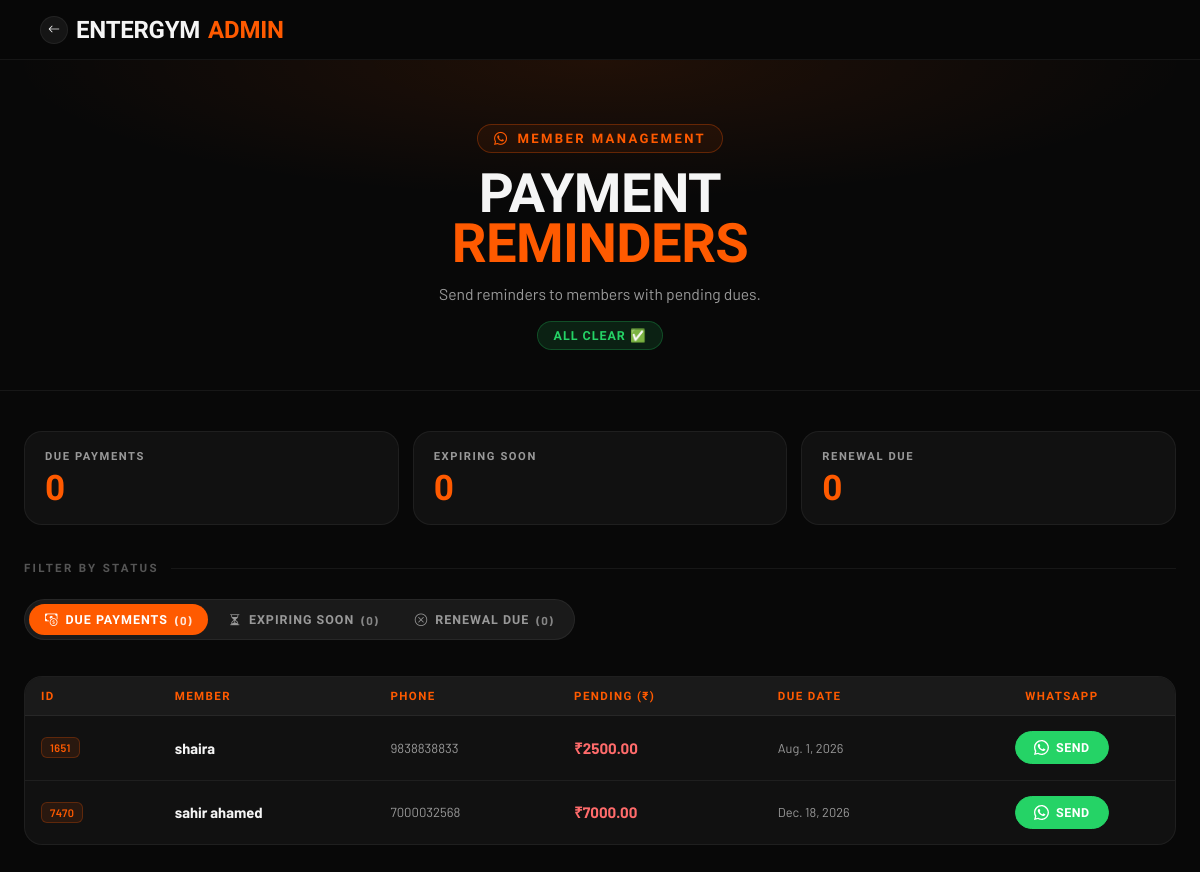
The page /admin-tools/whatsapp/ (signed in) on the database as committed earlier.
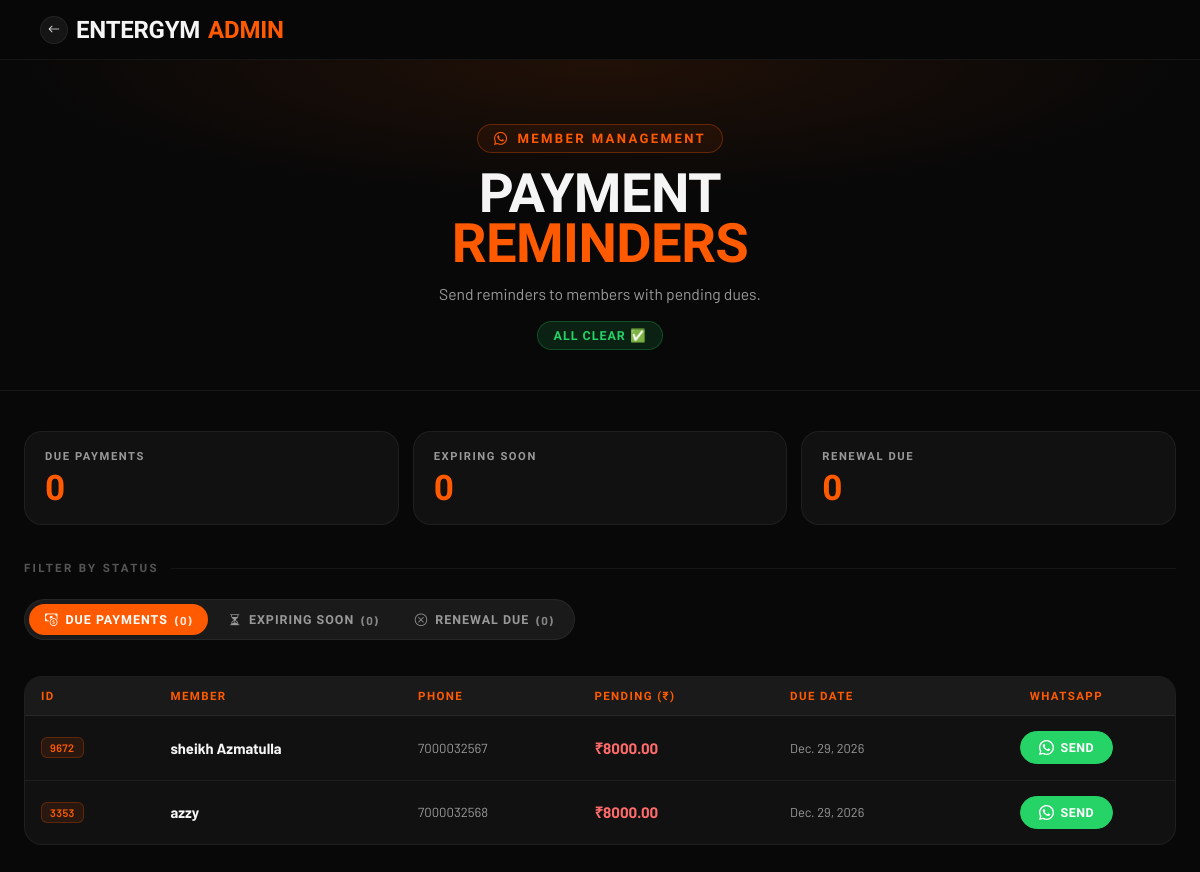
The same page on the database as committed later.
### AuthFit/models.py (models this page shows, shortened)
class Enrollment(models.Model):
    gym = models.ForeignKey(Gym, on_delete=models.CASCADE, db_index=True)
    objects = GymManager()
    GENDER_CHOICES = [('M', 'Male'), ('F', 'Female')]
    PAYMENT = [("Done", 'Done'), ("Pending", 'Pending')]
    METHOD = [('C', 'CASH'), ('U', 'UPI'), ('B', 'UPI + CASH')]
    SOURCE_CHOICES = [
        ("OWNER", "Owner"),
        ("MEMBER", "Member"),
    ]
    unique_id = models.CharField(max_length=10, editable=False, db_index=True)
    user = models.ForeignKey(
        User, on_delete=models.CASCADE, null=True, blank=True
    )
    profile_completed = models.BooleanField(default=False)
    source = models.CharField(max_length=10, choices=SOURCE_CHOICES, default="OWNER")
    fullname = models.CharField(max_length=25)
    email = models.EmailField(blank=True ,null=True)          # blank allowed — owner won't fill this
    gender = models.CharField(max_length=1, choices=GENDER_CHOICES, blank=True ,null=True)
    phone = models.CharField(max_length=10, db_index=True)   # primary lookup field now
    address = models.TextField(blank=True)
    reference = models.CharField(max_length=30, null=True, blank=True)
    selectPlan = models.ForeignKey(MembershipPlan, on_delete=models.CASCADE)
    trainer = models.ForeignKey(
        Trainer, on_delete=models.SET_NULL, null=True, blank=True
    )
    Amount = models.DecimalField(max_digits=10, decimal_places=2)
    paidAmount = models.DecimalField(default=0,max_digits=10,decimal_places=2,null=False)
    paymentDate = models.DateField(blank=True, null=True)
    paymentMethod = models.CharField(
        max_length=1, choices=METHOD, blank=True, null=True
    )
    pendingAmount = models.DecimalField(default=0,max_digits=10,decimal_places=2)
    pendingpaymentMethod = models.CharField(
        max_length=1, choices=METHOD, blank=True, null=True
    )
    pendingpaymentDate =  models.DateField(blank=True, null=True)
    paymentStatus = models.CharField(
        max_length=10, choices=PAYMENT, default="Pending"
    )
    last_expiry_notif_sent = models.DateField(null=True, blank=True)
    initial_invoice_generated = models.BooleanField(
        default=False,
        help_text="Set once the up-front payment collected during Quick Enrollment "
                "has been converted into a Payment + Invoice.",
    )
    doj = models.DateField(auto_now_add=True)
    DueDate = models.DateField(blank=True, null=True,db_index=True)
    created_at = models.DateTimeField(auto_now_add=True)
    is_active = models.BooleanField(default=True, db_index=True)
    face_enrolled = models.BooleanField(default=False)
    face_image = CloudinaryField('image', null=True, blank=True)
    face_embeddings = models.JSONField(default=list, blank=True)
    class Meta:
        unique_together = ('gym', 'unique_id')
        constraints = [
            models.UniqueConstraint(
                fields=['gym', 'phone'],
                condition=models.Q(user__isnull=True),
                name='unique_pending_enrollment_phone_per_gym',
            )
        ]
    @property
    def is_expired(self):
        if self.DueDate:
            return timezone.now().date() > self.DueDate
        return False
    @property
    def days_remaining(self):
        if self.DueDate:
            return (self.DueDate - timezone.now().date()).days
        return None

### AuthFit/views.py (the view, shortened to what this page needs)
# urls.py: path('admin-tools/whatsapp/', views.whatsapp_pending_users, name='whatsapp_pending'),
@_gym_staff_required
def whatsapp_pending_users(request):
    gym = getattr(request, 'gym', None)
    today = timezone.now().date()
    base_qs = Enrollment.objects.select_related("selectPlan", "gym", "trainer")
    if gym:
        base_qs = base_qs.filter(gym=gym)
    pending_qs = base_qs.filter(paymentStatus="Pending").order_by("DueDate")
    pending_with_links = []
    for e in pending_qs:
        gym_name = e.gym.gym_name if e.gym else "EnterGYM"
        msg = (
            f"Hello {e.fullname}! Reminder from {gym_name}: "
            f"your payment of Rs.{e.pendingAmount} is pending. "
            f"Please clear your dues at your earliest convenience. Thank you!"
        )
        pending_with_links.append({
            "enrollment": e,
            "wa_link":    f"https://wa.me/91{e.phone}?text={quote(msg)}",
            "panel_data": _panel_data(e, "due"),
        })
    expiring_cutoff = today + timedelta(days=2)
    expiring_qs = base_qs.filter(
        DueDate__gte=today,
        DueDate__lte=expiring_cutoff,
    ).order_by("DueDate")
    expiring_with_links = []
    expired_qs = base_qs.filter(DueDate__lt=today).order_by("-DueDate")
    expired_with_links = []
    return render(request, "admin_whatsapp.html", {
        "pending": pending_with_links,
        "expiring_soon": expiring_with_links,
        "expired_members": expired_with_links,
        "pending_count": len(pending_with_links),
        "expiring_count": len(expiring_with_links),
        "expired_count": len(expired_with_links),
        "gym": gym,    })

### AuthFit/context_processors.py (called while the page is built, shortened)
def saas_config(request):
    return {
        'BASE_DOMAIN': os.environ.get('BASE_DOMAIN', 'entergym.in'),
    }

def _user_hash(uid: int) -> str:
    return hmac.new(
        settings.SECRET_KEY.encode("utf-8"),
        str(uid).encode("utf-8"),
        hashlib.sha256,
    ).hexdigest()[:16]

def _build_response(is_enrolled, already_marked, user_hash, request=None):
    config = {
        "isAuthenticated": request.user.is_authenticated if request else False,
        "isEnrolled":      bool(is_enrolled),
        "alreadyMarked":   bool(already_marked),
        "userHash":        user_hash,
    }
    return {
        "GYM_CONFIG_JSON": json.dumps(config),
        "is_enrolled":     bool(is_enrolled),
        "already_marked":  bool(already_marked),
    }

def gym_context(request):
    gym = getattr(request, 'gym', None)
    if gym is None:
        return {'gym': None, 'favicon_url': None, 'logo_url': None}

### Gym/mixins.py (called while the page is built)
    def get_queryset(self):
        return GymQuerySet(self.model, using=self._db)

### notifications/context_processors.py (called while the page is built)
def vapid_key(request):
    key = getattr(settings, "VAPID_PUBLIC_KEY", "")
    if not key:
        return {}
    return {"VAPID_PUBLIC_KEY": key}

### templates/admin_whatsapp.html (shortened to what this page needs)
{% load static custom_filters %}
<!doctype html>
<html lang="en">
  <head>
    <link
      rel="stylesheet"
      href="https://cdn.jsdelivr.net/npm/bootstrap-icons@1.11.1/font/bootstrap-icons.css"
    />
  </head>
  <body>
    <nav class="store-nav">
      <div class="nav-inner">
        <a class="nav-brand" href="/">
          <span class="back-icon"><i class="bi bi-arrow-left"></i></span>
          {{ request.gym.gym_name|default:"EnterGYM" }}
          <span class="acc">Admin</span>
        </a>
      </div>
    </nav>
    <header class="page-header">
      <div class="header-inner">
        <div class="header-eyebrow">
          <i class="bi bi-whatsapp"></i> Member Management
        </div>
        <h1 id="pageTitle">Payment <span class="accent" id="pageTitleAccent">Reminders</span></h1>
        <p id="pageDesc">Send reminders to members with pending dues.</p>
        <span class="badge" id="statusBadge"></span>
      </div>
    </header>
    <div class="page-wrapper">
      <div class="summary-cards">
      <div class="summary-card">
        <div class="summary-card-label">Due Payments</div>
        <div class="summary-card-value">{{ pending_count|default:pending|length }}</div>
      </div>
      <div class="summary-card">
        <div class="summary-card-label">Expiring Soon</div>
        <div class="summary-card-value">{{ expiring_count|default:expiring_soon|length }}</div>
      </div>
      <div class="summary-card">
        <div class="summary-card-label">Renewal Due</div>
        <div class="summary-card-value">{{ expired_count|default:expired_members|length }}</div>
      </div>
    </div>
      <p class="section-label">Filter By Status</p>
      <div class="platform-tabs" id="reminder-tabs">
        <button class="tab-btn active" data-tab="due">
          <i class="bi bi-cash-coin"></i> Due Payments
          <span class="tab-count">({{ pending_count|default:pending|length }})</span>
        </button>
        <button class="tab-btn" data-tab="expiring">
          <i class="bi bi-hourglass-split"></i> Expiring Soon
          <span class="tab-count">({{ expiring_count|default:expiring_soon|length }})</span>
        </button>
        <button class="tab-btn" data-tab="expired">
          <i class="bi bi-x-circle"></i> Renewal Due
          <span class="tab-count">({{ expired_count|default:expired_members|length }})</span>
        </button>
      </div>
      <div id="tab-due" class="tab-panel active">
        {% if not pending %}
        <div class="empty-state">No pending payments</div>
        {% else %}
        <div class="table-wrap">
          <table>
            <thead>
              <tr>
                <th>ID</th>
                <th>Member</th>
                <th>Phone</th>
                <th>Pending (₹)</th>
                <th>Due Date</th>
                <th style="text-align: center">WhatsApp</th>
              </tr>
            </thead>
            <tbody>
              {% for item in pending %} {% with e=item.enrollment %}
              <tr class="clickable-row" data-json="{{ item.panel_data|data_json }}">
                <td><span class="cell-id">{{ e.unique_id }}</span></td>
                <td class="cell-name">{{ e.fullname }}</td>
                <td class="cell-phone">{{ e.phone }}</td>
                <td class="cell-amount">₹{{ e.pendingAmount }}</td>
                <td class="cell-due">
                  {{ e.DueDate|default:"—" }}
                </td>
                <td style="text-align: center">
                  <a class="wa-btn" href="{{ item.wa_link }}" target="_blank">
                    Send
                  </a>
                </td>
              </tr>
              {% endwith %} {% endfor %}
            </tbody>
          </table>
        </div>
        {% endif %}
      </div>
    </div>
  </body>
</html>

Rows that differ between the two databases and show on the page:
removed Enrollment: enrollment.unique_id "1651", enrollment.fullname "shaira", enrollment.phone "9838838833", enrollment.pendingAmount "2500.00", enrollment.DueDate "Aug. 1, 2026"
removed Enrollment: enrollment.unique_id "7470", enrollment.fullname "sahir ahamed", enrollment.phone "7000032568", enrollment.pendingAmount "7000.00", enrollment.DueDate "Dec. 18, 2026"
added Enrollment: enrollment.unique_id "9672", enrollment.fullname "sheikh Azmatulla", enrollment.phone "7000032567", enrollment.pendingAmount "8000.00", enrollment.DueDate "Dec. 29, 2026"
added Enrollment: enrollment.unique_id "3353", enrollment.fullname "azzy", enrollment.phone "7000032568", enrollment.pendingAmount "8000.00", enrollment.DueDate "Dec. 29, 2026"
